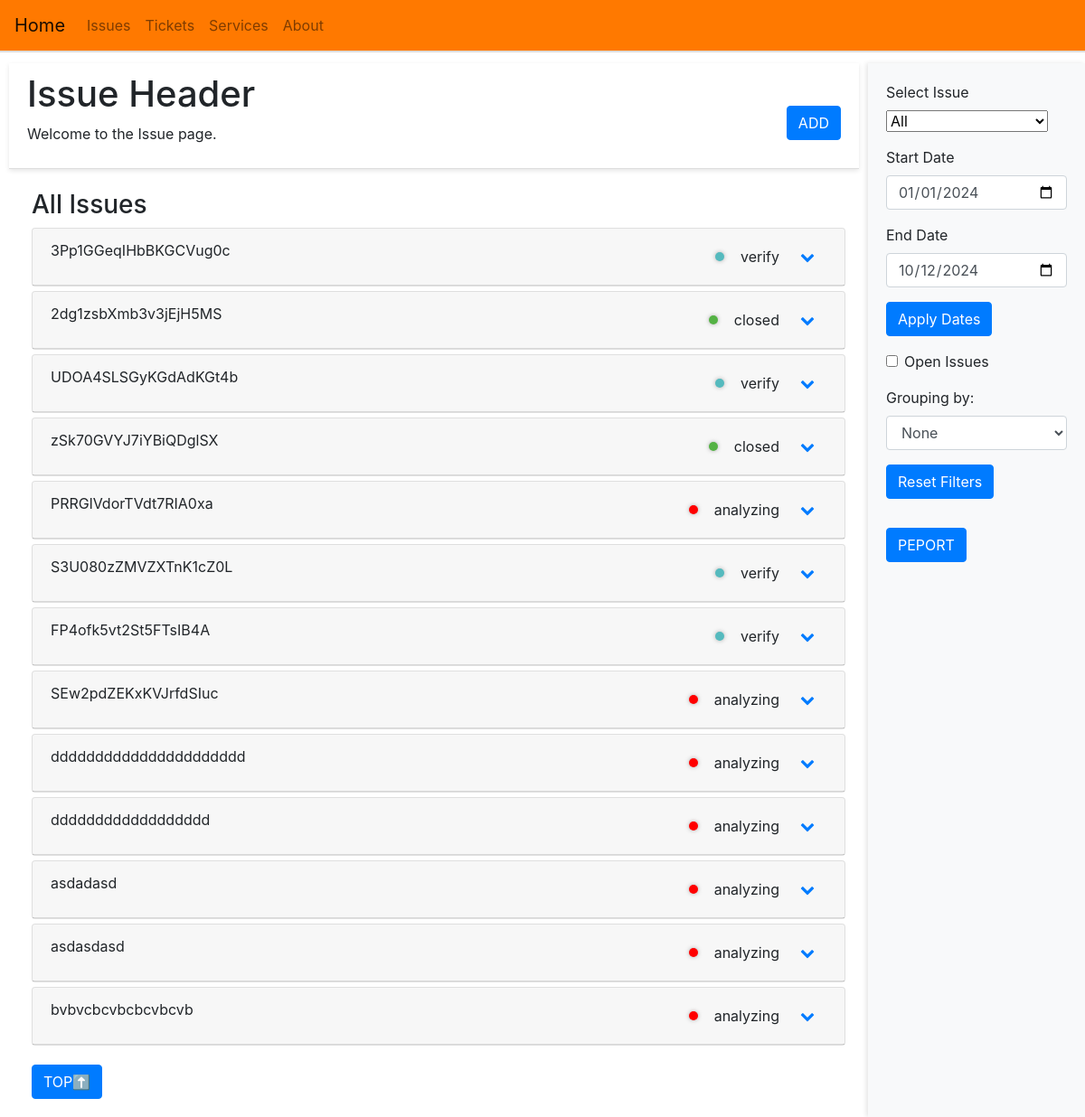
Before: /issue with the older database file.
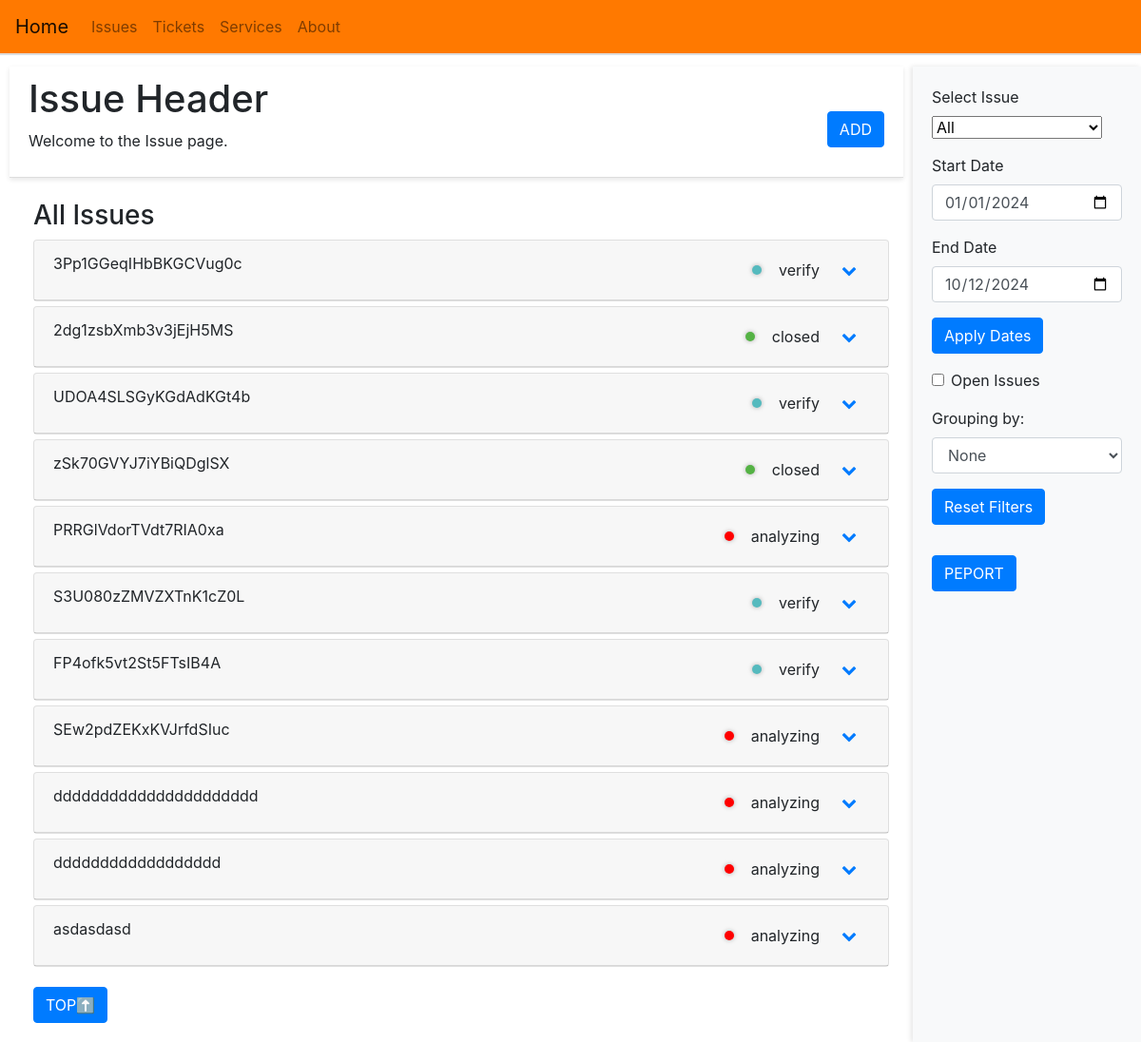
After: the same page with the newer database file.
### app/models.py (models this page shows, shortened)
class Issue(db.Model):
    __tablename__ = 'issue_table'
    id = Column(String(20), primary_key=True)
    title = Column(String(40), nullable=False, unique=True)
    title_cn = Column(String(40), nullable=True)
    report_on = Column(db.DateTime, default=lambda: datetime.now(timezone.utc).date())
    report_by = Column(Enum(Reporter), nullable=False)
    category = Column(Enum(Category), nullable=False)
    description = Column(String(160), nullable=False)
    severity = Column(Enum(Severity), nullable=True)
    progress = Column(Enum(Progress), default=Progress.analyzing, nullable=False)
    final_resolution = Column(String(80), nullable=True)
    close_on = Column(DateTime, nullable=True)
    resolutions = relationship('Resolution', backref='issue_ref', lazy=True)
    tickets = relationship('Ticket', secondary=ticket_issue_association, back_populates='issues')

### app/views.py (the view, shortened to what this page needs)
@app.route('/issue')
def issue_page():
    theme = 'issue'
    print(f"\npage theme: {theme}")
    print("\n".join([f"{key}: {value}" for key, value in request.args.items()]))
    issues_all = Issue.query.all()
    for issue in issues_all:
        issue.resolutions = sorted(issue.resolutions, key=lambda r: r.update_on, reverse=True)
    selected_issue_id = request.args.get('issue-select', 'all')
    if selected_issue_id == 'all':
        start_date_str = request.args.get('start-date', '2024-01-01')
        end_date_str = request.args.get('end-date', datetime.now().strftime('%Y-%m-%d'))
        exclude_closed = request.args.get('exclude-closed', False)
        start_date = datetime.strptime(start_date_str, '%Y-%m-%d')
        end_date = datetime.strptime(end_date_str, '%Y-%m-%d') + timedelta(days=1)
        issues_filtered = [issue for issue in issues_all if end_date >= issue.report_on >= start_date]
        if exclude_closed:
            issues_filtered = [issue for issue in issues_filtered if issue.progress.name.lower() != 'closed']
        else:
            pass
        grouping_by = request.args.get('grouping-by', 'none')
        if grouping_by == 'none':
            issues_by_group = {'All': issues_filtered}
            group_order = ['All']
        expanded_issue_id = None
    return render_template('issue/page.html',
                           page_theme=theme,
                           issues=issues_all,
                           issues_by_group=issues_by_group,
                           group_order=group_order,
                           grouping_by=grouping_by,
                           default_start_date=start_date_str,
                           default_end_date=end_date_str,
                           expanded_issue_id=expanded_issue_id
                           )

### app/templates/issue/page.html (shortened to what this page needs)
{% extends "base/page.html" %}
{% block head %}
<link rel="stylesheet" href="{{ url_for('static', filename='css/issue/page.css') }}">
<link rel="stylesheet" href="https://cdnjs.cloudflare.com/ajax/libs/font-awesome/4.7.0/css/font-awesome.min.css">
{% endblock %}
{% block page_header_text %}Issue Header{% endblock %}
{% block page_subheader_text %}Welcome to the Issue page.{% endblock %}
{% block add_button %}
<button id="addInstBtn" class="btn btn-primary mt-3" onclick="openModal('', 'add', 'issue')">ADD</button>
{% endblock %}
{% block content %}
<div class="accordion" id="issueAccordion">
    {% for group in group_order %}
    <div class="group-section" id="{{ group }}">
        <h3>{{ group | capitalize }} Issues</h3>
        {% if issues_by_group[group] %}
            {% for issue in issues_by_group[group] %}
            <div class="card">
                <div class="card-header d-flex justify-content-between" id="heading{{ issue.id }}">
                    <span>{{ issue.title }}</span>
                    <div class="d-flex align-items-center">
                        <span class="progress-indicator {{ issue.progress.name }}"></span>
                        <span class="ml-2">{{ issue.progress.name }}</span>
                        <button class="btn btn-link toggle-icon" type="button" data-toggle="collapse" data-target="#collapse{{ issue.id }}" aria-expanded="false" aria-controls="collapse{{ issue.id }}">
                            <i class="fa fa-chevron-down"></i>
                        </button>
                    </div>
                </div>
            </div>
            {% endfor %}
        {% else %}
            <p>No {{ group }} issues available.</p>
        {% endif %}
    </div>
    {% endfor %}
</div>
<button class="btn btn-primary mt-3" id="backToTopBtn" onclick="scrollToTop()">TOP⬆️</button>
{% endblock %}
{% block control %}
<form id="issueControl" action="{{ url_for('issue_page') }}" method="GET">
    <div class="form-group">
        <label for="issueSelect">Select Issue</label>
        <select id="issueSelect" name="issue-select" required onchange="this.form.submit()">
            <option value="all" title="Show all issues"
                {% if request.args.get('issue-select', 'all') == 'all' %}selected{% endif %}>All</option>
        </select>
    </div>
    <div class="form-group">
        <label for="issueStartDate">Start Date</label>
        <input type="date" class="form-control" id="issueStartDate" name="start-date"
               value="{{ request.args.get('start-date', default_start_date) }}">
    </div>
    <div class="form-group">
        <label for="issueEndDate">End Date</label>
        <input type="date" class="form-control" id="issueEndDate" name="end-date"
               value="{{ request.args.get('end-date', default_end_date) }}">
    </div>
    <div class="form-group">
        <button type="submit" class="btn btn-primary">Apply Dates</button>
    </div>
    <div class="form-group form-check">
        <input type="checkbox" class="form-check-input" id="excludeClosed" name="exclude-closed"
            onchange="this.form.submit()">
        <label class="form-check-label" for="excludeClosed">Open Issues</label>
    </div>
    <div class="form-group">
        <label for="groupingBy">Grouping by:</label>
        <select class="form-control" id="groupingBy" name="grouping-by" onchange="this.form.submit()">
            <option value="none" {% if grouping_by == 'none' %}selected{% endif %}>None</option>
        </select>
    </div>
    <div class="form-group">
        {% set issue_url = url_for('issue_page') %}
        <button type="button" class="btn btn-primary" onclick="resetFilters('{{ issue_url }}')">Reset Filters</button>
    </div>
</form>
<div class="form-group">
    <button class="btn btn-primary mt-3" onclick="printTheme('issue')">PEPORT</button>
</div>
{% endblock %}

### app/templates/base/page.html (shortened to what this page needs)
<!DOCTYPE html>
<html lang="en">
<head>
    <link rel="stylesheet" href="https://stackpath.bootstrapcdn.com/bootstrap/4.5.2/css/bootstrap.min.css">
    <link rel="preload" href="{{ url_for('static', filename='css/base/page.css') }}" as="style" onload="this.onload=null;this.rel='stylesheet'">
    <link rel="stylesheet" href="{{ url_for('static', filename='css/base/modal.css') }}">
    {% block head %}{% endblock %}
</head>
<body>
    <nav class="navbar navbar-expand-lg navbar-light bg-light navbar-top">
        <a class="navbar-brand" href="{{ url_for('home') }}">Home</a>
        <div class="collapse navbar-collapse" id="navbarNav">
            <ul class="navbar-nav">
                <li class="nav-item">
                    <a class="nav-link" href="{{ url_for('issue_page') }}">Issues</a>
                </li>
                <li class="nav-item">
                    <a class="nav-link" href="{{ url_for('ticket_page') }}">Tickets</a>
                </li>
                <li class="nav-item">
                    <a class="nav-link" href="{{ url_for('service_page') }}">Services</a>
                </li>
                <li class="nav-item">
                    <a class="nav-link" href="{{ url_for('about_page') }}">About</a>
                </li>
            </ul>
        </div>
    </nav>
    <div class="container-fluid">
        <div class="main-row">
            <div class="left-half">
                <div class="content-header">
                    <div>
                        <h1>{% block page_header_text %}{% endblock %}</h1>
                        <p>{% block page_subheader_text %}{% endblock %}</p>
                    </div>
                    <div>
                        {% block add_button %}{% endblock %}
                    </div>
                </div>
                <div class="content-main">
                    {% block content %}{% endblock %}
                </div>
            </div>
            <div class="right-half">
                {% block control %}{% endblock %}
            </div>
        </div>
    </div>
</body>
</html>

### app/static/css/base/page.css (style rules this page uses)
html, body { height: 100%; margin: 0; }
.navbar-top { position: fixed; top: 0; width: 100%; z-index: 30; background-color: rgb(255, 121, 0) !important; border-bottom: 2px solid #ddd; }
.container-fluid { padding-top: 70px; }
.main-row { display: flex; height: calc(100vh - 70px); }
.content-header { position: fixed; top: 70px; left: 10px; width: calc(100% - 260px); background-color: white; z-index: 20; border-bottom: 1px solid #ddd; padding: 10px 20px; box-shadow: 0 2px 5px rgba(0, 0, 0, 0.1); }
.left-half { flex-grow: 1; overflow-y: scroll; overflow-x: hidden; padding: 20px; margin-top: 120px; margin-right: 230px; box-sizing: border-box; }
.content-header { position: fixed; top: 70px; left: 10px; width: calc(100% - 260px); background-color: white; z-index: 20; border-bottom: 1px solid #ddd; padding: 10px 20px; box-shadow: 0 2px 5px rgba(0, 0, 0, 0.1); display: flex; justify-content: space-between; align-items: center; }
.content-header .btn-primary { margin-top: 0; }
.left-half p { word-wrap: break-word; }
.right-half { position: fixed; top: 70px; right: 0; height: calc(100vh - 70px); width: 240px; overflow-y: auto; overflow-x: hidden; background-color: #f8f9fa; padding: 20px; margin: 0px; box-shadow: -2px 0 5px rgba(0,0,0,0.1); }

### app/static/css/issue/page.css (style rules this page uses)
.card { margin-bottom: 5px; }
.progress-indicator { display: inline-block; width: 10px; height: 10px; border-radius: 50%; margin-right: 10px; box-shadow: 0 0 5px rgba(0, 0, 0, 0.3); }
.progress-indicator.analyzing { background-color: red; }
.progress-indicator.verify { background-color: rgb(85, 186, 190); }
.progress-indicator.closed { background-color: rgb(84, 178, 68); }
.toggle-icon { margin-left: 10px; }
select { width: auto; }
select option { max-height: 120px; overflow-y: auto; }

Changed rows visible on the page:
removed Issue: title "asdadasd", progress.name "analyzing"
removed Issue: title "bvbvcbcvbcbcvbcvb", progress.name "analyzing"
